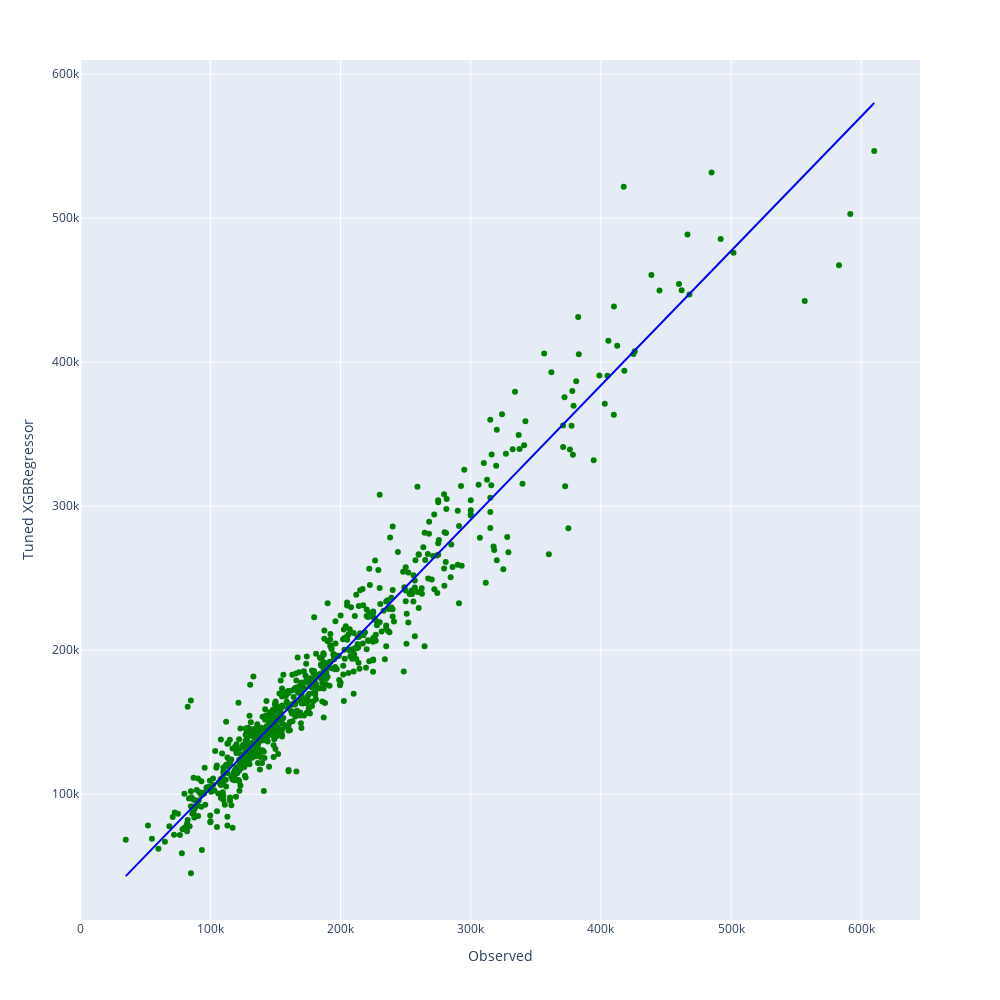

Notebook source saved alongside this figure:
### Code cell
fig =px.scatter(results, x="Observed", y="Tuned XGBRegressor", hover_data=["id"],color_discrete_sequence=['green'],trendline="ols",trendline_color_override='blue',height=1000, width=1000)
fig.show()

### Figure 1 — Plotly figure (JSON) as saved in the notebook; plotly's stock layout.template omitted (floating-point values rounded to 4 significant figures; data arrays with more than 128 entries replaced by an {"elided": "..."} marker saying what was removed)
{"data": [{"customdata": {"elided": "733x1 int values"}, "hovertemplate": "Observed=%{x}<br>Tuned XGBRegressor=%{y}<br>id=%{customdata[0]}<extra></extra>", "legendgroup": "", "marker": {"color": "green", "symbol": "circle"}, "mode": "markers", "name": "", "orientation": "v", "showlegend": false, "type": "scatter", "x": {"elided": "733 int values"}, "xaxis": "x", "y": {"elided": "733 float values"}, "yaxis": "y"}, {"hovertemplate": "<b>OLS trendline</b><br>Tuned XGBRegressor = 0.933638 * Observed + 10505<br>R<sup>2</sup>=0.942049<br><br>Observed=%{x}<br>Tuned XGBRegressor=%{y} <b>(trend)</b><extra></extra>", "legendgroup": "", "line": {"color": "blue"}, "marker": {"color": "green", "symbol": "circle"}, "mode": "lines", "name": "", "showlegend": false, "type": "scatter", "x": {"elided": "733 int values"}, "xaxis": "x", "y": {"elided": "733 float values"}, "yaxis": "y"}], "layout": {"height": 1000, "legend": {"tracegroupgap": 0}, "margin": {"t": 60}, "width": 1000, "xaxis": {"anchor": "y", "domain": [0, 1], "title": {"text": "Observed"}}, "yaxis": {"anchor": "x", "domain": [0, 1], "title": {"text": "Tuned XGBRegressor"}}}}
